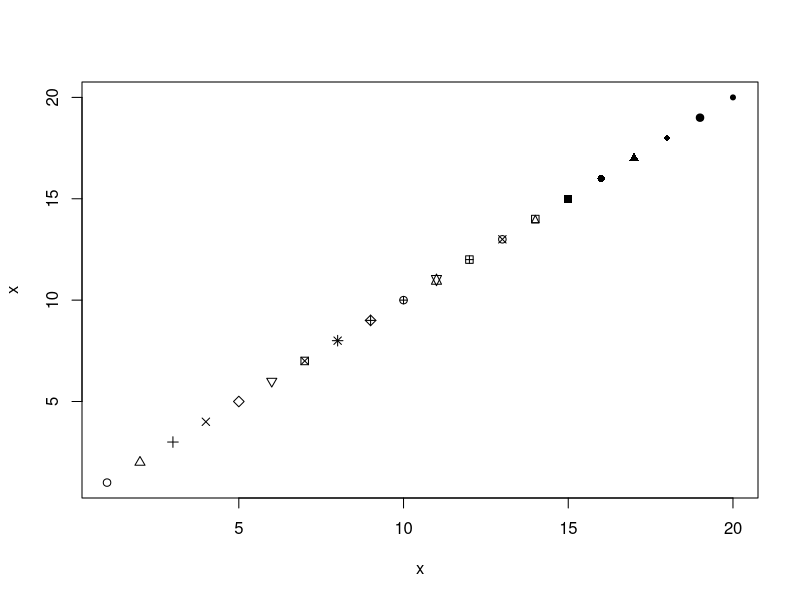

Recreate this plot in R.
#postscript("graphics.ps",
#            horizontal = FALSE, onefile = FALSE, paper ="special",
#           width=6,height=6)
x <- 1:20
plot(x,x,pch=x)
#dev.off()
